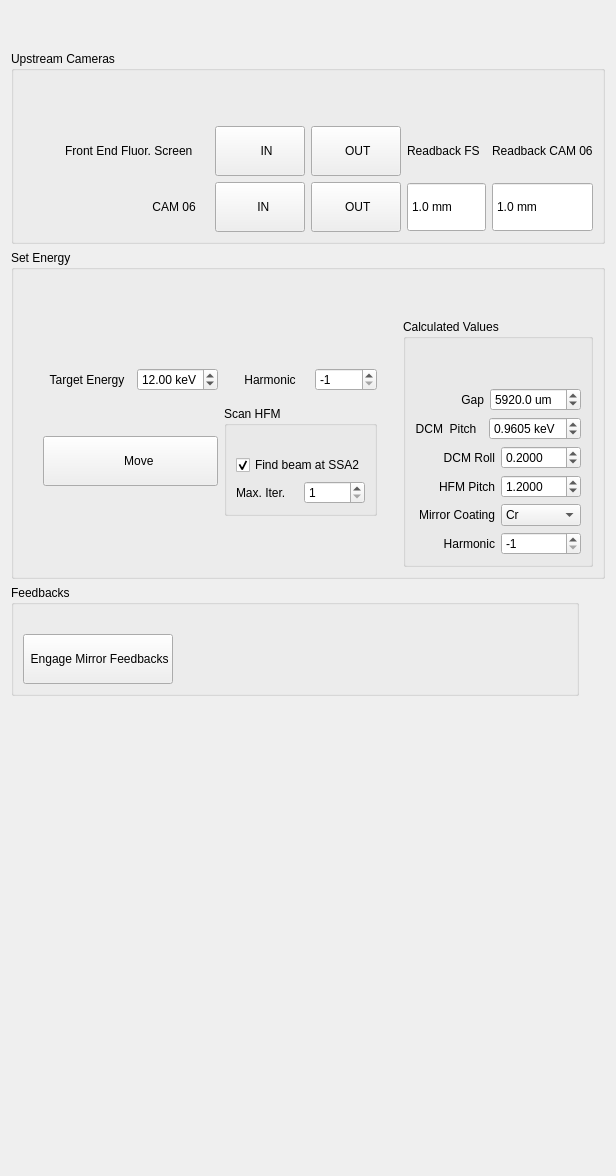
      <widget class="QWidget" name="energy">
       <attribute name="title">
        <string>Energy Change</string>
       </attribute>
       <layout class="QGridLayout" name="gridLayout_118">
        <item row="3" column="0" colspan="2">
         <widget class="QGroupBox" name="groupBox_32">
          <property name="title">
           <string>Set Energy</string>
          </property>
          <layout class="QGridLayout" name="gridLayout_117">
           <item row="0" column="0">
            <spacer name="verticalSpacer_27">
             <property name="orientation">
              <enum>Qt::Vertical</enum>
             </property>
             <property name="sizeType">
              <enum>QSizePolicy::Fixed</enum>
             </property>
             <property name="sizeHint" stdset="0">
              <size>
               <width>20</width>
               <height>40</height>
              </size>
             </property>
            </spacer>
           </item>
           <item row="1" column="0" colspan="2">
            <layout class="QGridLayout" name="gridLayout_115">
             <property name="leftMargin">
              <number>20</number>
             </property>
             <property name="topMargin">
              <number>40</number>
             </property>
             <property name="rightMargin">
              <number>20</number>
             </property>
             <property name="bottomMargin">
              <number>40</number>
             </property>
             <item row="0" column="0">
              <layout class="QGridLayout" name="gridLayout_106">
               <item row="0" column="0">
                <widget class="QLabel" name="label_81">
                 <property name="text">
                  <string>  Target Energy  </string>
                 </property>
                 <property name="alignment">
                  <set>Qt::AlignRight|Qt::AlignTrailing|Qt::AlignVCenter</set>
                 </property>
                </widget>
               </item>
               <item row="0" column="1">
                <widget class="QDoubleSpinBox" name="dsb_target_e">
                 <property name="styleSheet">
                  <string notr="true">font: 14pt &quot;Cantarell&quot;;</string>
                 </property>
                 <property name="suffix">
                  <string> keV</string>
                 </property>
                 <property name="decimals">
                  <number>2</number>
                 </property>
                 <property name="minimum">
                  <double>5.000000000000000</double>
                 </property>
                 <property name="maximum">
                  <double>25.000000000000000</double>
                 </property>
                 <property name="singleStep">
                  <double>0.500000000000000</double>
                 </property>
                 <property name="value">
                  <double>12.000000000000000</double>
                 </property>
                </widget>
               </item>
              </layout>
             </item>
             <item row="0" column="1">
              <layout class="QGridLayout" name="gridLayout_110">
               <item row="0" column="0">
                <widget class="QLabel" name="label_148">
                 <property name="text">
                  <string>      Harmonic    </string>
                 </property>
                 <property name="alignment">
                  <set>Qt::AlignRight|Qt::AlignTrailing|Qt::AlignVCenter</set>
                 </property>
                </widget>
               </item>
               <item row="0" column="1">
                <widget class="QSpinBox" name="sb_harmonic">
                 <property name="minimum">
                  <number>-1</number>
                 </property>
                 <property name="singleStep">
                  <number>2</number>
                 </property>
                 <property name="value">
                  <number>-1</number>
                 </property>
                </widget>
               </item>
              </layout>
             </item>
             <item row="1" column="0">
              <widget class="QPushButton" name="pb_move_energy">
               <property name="enabled">
                <bool>true</bool>
               </property>
               <property name="sizePolicy">
                <sizepolicy hsizetype="Minimum" vsizetype="Fixed">
                 <horstretch>0</horstretch>
                 <verstretch>0</verstretch>
                </sizepolicy>
               </property>
               <property name="text">
                <string>
     Move    
</string>
               </property>
              </widget>
             </item>
             <item row="1" column="1">
              <widget class="QGroupBox" name="groupBox_9">
               <property name="title">
                <string>Scan HFM</string>
               </property>
               <layout class="QGridLayout" name="gridLayout_116">
                <item row="2" column="1">
                 <widget class="QSpinBox" name="sb_max_iter">
                  <property name="minimum">
                   <number>1</number>
                  </property>
                 </widget>
                </item>
                <item row="2" column="0">
                 <widget class="QLabel" name="label_151">
                  <property name="text">
                   <string>Max. Iter.</string>
                  </property>
                 </widget>
                </item>
                <item row="1" column="0" colspan="2">
                 <widget class="QCheckBox" name="cb_beam_at_ssa2">
                  <property name="text">
                   <string>Find beam at SSA2</string>
                  </property>
                  <property name="checked">
                   <bool>true</bool>
                  </property>
                 </widget>
                </item>
                <item row="0" column="0">
                 <widget class="QLabel" name="label_152">
                  <property name="text">
                   <string/>
                  </property>
                 </widget>
                </item>
               </layout>
              </widget>
             </item>
            </layout>
           </item>
           <item row="1" column="2">
            <widget class="QGroupBox" name="groupBox_31">
             <property name="title">
              <string>Calculated Values</string>
             </property>
             <layout class="QGridLayout" name="gridLayout_114">
              <item row="0" column="0">
               <spacer name="verticalSpacer_19">
                <property name="orientation">
                 <enum>Qt::Vertical</enum>
                </property>
                <property name="sizeType">
                 <enum>QSizePolicy::Fixed</enum>
                </property>
                <property name="sizeHint" stdset="0">
                 <size>
                  <width>20</width>
                  <height>40</height>
                 </size>
                </property>
               </spacer>
              </item>
              <item row="1" column="0">
               <layout class="QGridLayout" name="gridLayout_112">
                <item row="0" column="0">
                 <widget class="QLabel" name="label_149">
                  <property name="text">
                   <string>Gap</string>
                  </property>
                  <property name="alignment">
                   <set>Qt::AlignRight|Qt::AlignTrailing|Qt::AlignVCenter</set>
                  </property>
                 </widget>
                </item>
                <item row="0" column="1">
                 <widget class="QDoubleSpinBox" name="dsb_target_ugap">
                  <property name="suffix">
                   <string> um</string>
                  </property>
                  <property name="decimals">
                   <number>1</number>
                  </property>
                  <property name="minimum">
                   <double>4000.000000000000000</double>
                  </property>
                  <property name="maximum">
                   <double>25000.000000000000000</double>
                  </property>
                  <property name="singleStep">
                   <double>5.000000000000000</double>
                  </property>
                  <property name="value">
                   <double>5920.000000000000000</double>
                  </property>
                 </widget>
                </item>
               </layout>
              </item>
              <item row="2" column="0">
               <layout class="QGridLayout" name="gridLayout_109">
                <item row="0" column="0">
                 <widget class="QLabel" name="label_132">
                  <property name="text">
                   <string>DCM  Pitch  </string>
                  </property>
                  <property name="alignment">
                   <set>Qt::AlignRight|Qt::AlignTrailing|Qt::AlignVCenter</set>
                  </property>
                 </widget>
                </item>
                <item row="0" column="1">
                 <widget class="QDoubleSpinBox" name="dsb_target_pitch">
                  <property name="suffix">
                   <string> keV</string>
                  </property>
                  <property name="decimals">
                   <number>4</number>
                  </property>
                  <property name="minimum">
                   <double>-5.000000000000000</double>
                  </property>
                  <property name="maximum">
                   <double>5.000000000000000</double>
                  </property>
                  <property name="singleStep">
                   <double>0.005000000000000</double>
                  </property>
                  <property name="value">
                   <double>0.960500000000000</double>
                  </property>
                 </widget>
                </item>
               </layout>
              </item>
              <item row="3" column="0">
               <layout class="QGridLayout" name="gridLayout_113">
                <item row="3" column="0">
                 <widget class="QLabel" name="label_150">
                  <property name="text">
                   <string>Harmonic</string>
                  </property>
                  <property name="alignment">
                   <set>Qt::AlignRight|Qt::AlignTrailing|Qt::AlignVCenter</set>
                  </property>
                 </widget>
                </item>
                <item row="2" column="1">
                 <widget class="QComboBox" name="cb_target_coating">
                  <item>
                   <property name="text">
                    <string>Cr</string>
                   </property>
                  </item>
                  <item>
                   <property name="text">
                    <string>Pt</string>
                   </property>
                  </item>
                  <item>
                   <property name="text">
                    <string>Si</string>
                   </property>
                  </item>
                  <item>
                   <property name="text">
                    <string>Rd</string>
                   </property>
                  </item>
                 </widget>
                </item>
                <item row="0" column="1">
                 <widget class="QDoubleSpinBox" name="dsb_target_roll">
                  <property name="decimals">
                   <number>4</number>
                  </property>
                  <property name="maximum">
                   <double>9.000000000000000</double>
                  </property>
                  <property name="singleStep">
                   <double>0.100000000000000</double>
                  </property>
                  <property name="value">
                   <double>0.200000000000000</double>
                  </property>
                 </widget>
                </item>
                <item row="3" column="1">
                 <widget class="QSpinBox" name="sb_calc_harmonic">
                  <property name="minimum">
                   <number>-1</number>
                  </property>
                  <property name="singleStep">
                   <number>2</number>
                  </property>
                  <property name="value">
                   <number>-1</number>
                  </property>
                 </widget>
                </item>
                <item row="2" column="0">
                 <widget class="QLabel" name="label_146">
                  <property name="text">
                   <string>Mirror Coating</string>
                  </property>
                  <property name="alignment">
                   <set>Qt::AlignRight|Qt::AlignTrailing|Qt::AlignVCenter</set>
                  </property>
                 </widget>
                </item>
                <item row="0" column="0">
                 <widget class="QLabel" name="label_154">
                  <property name="text">
                   <string>DCM Roll</string>
                  </property>
                  <property name="alignment">
                   <set>Qt::AlignRight|Qt::AlignTrailing|Qt::AlignVCenter</set>
                  </property>
                 </widget>
                </item>
                <item row="1" column="0">
                 <widget class="QLabel" name="label_155">
                  <property name="text">
                   <string>HFM Pitch</string>
                  </property>
                  <property name="alignment">
                   <set>Qt::AlignRight|Qt::AlignTrailing|Qt::AlignVCenter</set>
                  </property>
                 </widget>
                </item>
                <item row="1" column="1">
                 <widget class="QDoubleSpinBox" name="dsb_hfm_target_pitch">
                  <property name="decimals">
                   <number>4</number>
                  </property>
                  <property name="minimum">
                   <double>0.000000000000000</double>
                  </property>
                  <property name="maximum">
                   <double>9.000000000000000</double>
                  </property>
                  <property name="singleStep">
                   <double>0.100000000000000</double>
                  </property>
                  <property name="value">
                   <double>1.200000000000000</double>
                  </property>
                 </widget>
                </item>
               </layout>
              </item>
             </layout>
            </widget>
           </item>
          </layout>
         </widget>
        </item>
        <item row="0" column="1">
         <spacer name="verticalSpacer_29">
          <property name="orientation">
           <enum>Qt::Vertical</enum>
          </property>
          <property name="sizeHint" stdset="0">
           <size>
            <width>20</width>
            <height>40</height>
           </size>
          </property>
         </spacer>
        </item>
        <item row="1" column="0" colspan="2">
         <widget class="QGroupBox" name="groupBox_23">
          <property name="sizePolicy">
           <sizepolicy hsizetype="Preferred" vsizetype="Fixed">
            <horstretch>0</horstretch>
            <verstretch>0</verstretch>
           </sizepolicy>
          </property>
          <property name="styleSheet">
           <string notr="true"/>
          </property>
          <property name="title">
           <string>Upstream Cameras</string>
          </property>
          <property name="flat">
           <bool>false</bool>
          </property>
          <property name="checkable">
           <bool>false</bool>
          </property>
          <layout class="QGridLayout" name="gridLayout_71">
           <item row="0" column="0">
            <widget class="QLabel" name="label_133">
             <property name="sizePolicy">
              <sizepolicy hsizetype="Preferred" vsizetype="Fixed">
               <horstretch>0</horstretch>
               <verstretch>0</verstretch>
              </sizepolicy>
             </property>
             <property name="text">
              <string/>
             </property>
            </widget>
           </item>
           <item row="1" column="0" colspan="2">
            <layout class="QGridLayout" name="gridLayout_80">
             <item row="1" column="0">
              <layout class="QGridLayout" name="gridLayout_76">
               <item row="0" column="0">
                <widget class="QLabel" name="label_72">
                 <property name="text">
                  <string>     Front End Fluor. Screen     </string>
                 </property>
                 <property name="alignment">
                  <set>Qt::AlignRight|Qt::AlignTrailing|Qt::AlignVCenter</set>
                 </property>
                </widget>
               </item>
               <item row="0" column="1" rowspan="2">
                <layout class="QGridLayout" name="gridLayout_74">
                 <item row="0" column="1">
                  <widget class="QPushButton" name="pb_FS_OUT">
                   <property name="sizePolicy">
                    <sizepolicy hsizetype="Preferred" vsizetype="Preferred">
                     <horstretch>0</horstretch>
                     <verstretch>0</verstretch>
                    </sizepolicy>
                   </property>
                   <property name="text">
                    <string>    OUT   </string>
                   </property>
                  </widget>
                 </item>
                 <item row="2" column="0">
                  <widget class="QPushButton" name="pb_CAM6_IN">
                   <property name="sizePolicy">
                    <sizepolicy hsizetype="Preferred" vsizetype="Preferred">
                     <horstretch>0</horstretch>
                     <verstretch>0</verstretch>
                    </sizepolicy>
                   </property>
                   <property name="text">
                    <string>   
  IN    
</string>
                   </property>
                  </widget>
                 </item>
                 <item row="0" column="0">
                  <widget class="QPushButton" name="pb_FS_IN">
                   <property name="sizePolicy">
                    <sizepolicy hsizetype="Preferred" vsizetype="Preferred">
                     <horstretch>0</horstretch>
                     <verstretch>0</verstretch>
                    </sizepolicy>
                   </property>
                   <property name="text">
                    <string> 
    IN     
</string>
                   </property>
                  </widget>
                 </item>
                 <item row="2" column="1">
                  <widget class="QPushButton" name="pb_CAM6_OUT">
                   <property name="sizePolicy">
                    <sizepolicy hsizetype="Preferred" vsizetype="Preferred">
                     <horstretch>0</horstretch>
                     <verstretch>0</verstretch>
                    </sizepolicy>
                   </property>
                   <property name="text">
                    <string>    OUT   </string>
                   </property>
                  </widget>
                 </item>
                </layout>
               </item>
               <item row="1" column="0">
                <widget class="QLabel" name="label_75">
                 <property name="text">
                  <string>    CAM 06    </string>
                 </property>
                 <property name="alignment">
                  <set>Qt::AlignRight|Qt::AlignTrailing|Qt::AlignVCenter</set>
                 </property>
                </widget>
               </item>
              </layout>
             </item>
            </layout>
           </item>
           <item row="0" column="1">
            <spacer name="verticalSpacer_21">
             <property name="orientation">
              <enum>Qt::Vertical</enum>
             </property>
             <property name="sizeHint" stdset="0">
              <size>
               <width>20</width>
               <height>40</height>
              </size>
             </property>
            </spacer>
           </item>
           <item row="1" column="2">
            <layout class="QGridLayout" name="gridLayout_86">
             <item row="0" column="0">
              <widget class="QLabel" name="label_127">
               <property name="text">
                <string>Readback FS</string>
               </property>
              </widget>
             </item>
             <item row="0" column="1">
              <widget class="QLabel" name="label_128">
               <property name="text">
                <string>Readback CAM 06</string>
               </property>
              </widget>
             </item>
             <item row="1" column="0">
              <widget class="QDoubleSpinBox" name="db_fs">
               <property name="sizePolicy">
                <sizepolicy hsizetype="Preferred" vsizetype="Preferred">
                 <horstretch>0</horstretch>
                 <verstretch>0</verstretch>
                </sizepolicy>
               </property>
               <property name="readOnly">
                <bool>true</bool>
               </property>
               <property name="buttonSymbols">
                <enum>QAbstractSpinBox::NoButtons</enum>
               </property>
               <property name="suffix">
                <string> mm</string>
               </property>
               <property name="decimals">
                <number>1</number>
               </property>
               <property name="minimum">
                <double>-100.000000000000000</double>
               </property>
               <property name="maximum">
                <double>100.000000000000000</double>
               </property>
               <property name="value">
                <double>1.000000000000000</double>
               </property>
              </widget>
             </item>
             <item row="1" column="1">
              <widget class="QDoubleSpinBox" name="db_cam6">
               <property name="sizePolicy">
                <sizepolicy hsizetype="Preferred" vsizetype="Preferred">
                 <horstretch>0</horstretch>
                 <verstretch>0</verstretch>
                </sizepolicy>
               </property>
               <property name="readOnly">
                <bool>true</bool>
               </property>
               <property name="buttonSymbols">
                <enum>QAbstractSpinBox::NoButtons</enum>
               </property>
               <property name="suffix">
                <string> mm</string>
               </property>
               <property name="decimals">
                <number>1</number>
               </property>
               <property name="minimum">
                <double>-100.000000000000000</double>
               </property>
               <property name="maximum">
                <double>100.000000000000000</double>
               </property>
               <property name="value">
                <double>1.000000000000000</double>
               </property>
              </widget>
             </item>
            </layout>
           </item>
          </layout>
         </widget>
        </item>
        <item row="5" column="0">
         <spacer name="verticalSpacer_18">
          <property name="orientation">
           <enum>Qt::Vertical</enum>
          </property>
          <property name="sizeHint" stdset="0">
           <size>
            <width>20</width>
            <height>469</height>
           </size>
          </property>
         </spacer>
        </item>
        <item row="4" column="0">
         <widget class="QGroupBox" name="groupBox_33">
          <property name="title">
           <string>Feedbacks</string>
          </property>
          <layout class="QGridLayout" name="gridLayout_119">
           <item row="0" column="0">
            <widget class="QLabel" name="label_153">
             <property name="text">
              <string/>
             </property>
            </widget>
           </item>
           <item row="1" column="0">
            <widget class="QPushButton" name="pushButton_2">
             <property name="text">
              <string>
 Engage Mirror Feedbacks 
</string>
             </property>
            </widget>
           </item>
           <item row="1" column="1">
            <spacer name="horizontalSpacer_13">
             <property name="orientation">
              <enum>Qt::Horizontal</enum>
             </property>
             <property name="sizeHint" stdset="0">
              <size>
               <width>40</width>
               <height>20</height>
              </size>
             </property>
            </spacer>
           </item>
          </layout>
         </widget>
        </item>
       </layout>
      </widget>
